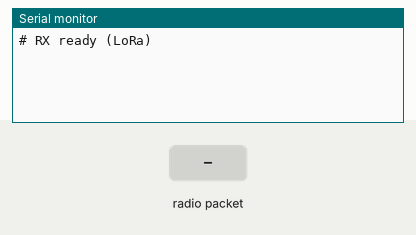
Simulated run of this sketch. Board: ESP32. Shown: the last lines printed to the serial monitor. Inputs (shaded band) come from the test bench. No radio packets arrive unless stated.

Above: at 1.7 s.
1.8 s: radio packet "8" arrives
At 2.8 s:
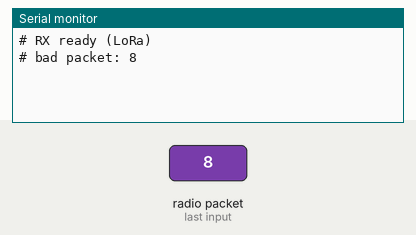
3.3 s: radio packet "5" arrives
At 3.9 s:
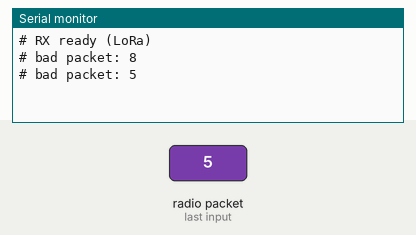

The sketch:

RX_with_pi.ino
```cpp
/*
 * RouteSense - gateway-side receiver (ESP32 + SX1278)
 * Sends one line per packet to the Raspberry Pi over USB serial (115200 baud).
 *
 * Output format (one line per packet):
 *   DATA,node,seq,lat,lon,ax,ay,az,motion,rssi,snr
 * Lines starting with '#' are debug info - the Pi ignores them.
 */
#include <SPI.h>
#include <LoRa.h>

// ---------- MODE ----------
// 1 = fake data (no TX / LoRa module needed) - for testing the Pi side
// 0 = real LoRa receive
#define FAKE_MODE 0

// ---------- LoRa pins ----------
#define L_SCK  18
#define L_MISO 19
#define L_MOSI 23
#define L_NSS  5
#define L_RST  14
#define L_DIO0 26

void emit(int node, long seq, double lat, double lon,
          float ax, float ay, float az, int motion, int rssi, float snr) {
  Serial.printf("DATA,%d,%ld,%.6f,%.6f,%.2f,%.2f,%.2f,%d,%d,%.1f\n",
                node, seq, lat, lon, ax, ay, az, motion, rssi, snr);
}

#if FAKE_MODE
// ================= FAKE DATA GENERATOR =================
#define FAKE_INTERVAL_MS 1000   // each bus reports once per interval
#define FAKE_DROP_PCT    5      // % of packets "lost" (tests loss counting on Pi)

struct FakeBus {
  double lat0, lon0, lat1, lon1;  // route end points
  float  pos;       // 0..1 along route
  float  dir;       // +1 / -1
  int    stopLeft;  // ticks left at a stop
  long   seq;
};

// Approximate routes around Moratuwa (test only). Add a line per extra bus.
FakeBus buses[] = {
  {6.7730, 79.8816, 6.7951, 79.9009, 0.0f, 1.0f, 0, 0},  // node 1: Moratuwa -> Katubedda
  {6.7951, 79.9009, 6.8018, 79.9227, 0.5f, 1.0f, 0, 0},  // node 2: Katubedda -> Piliyandala
};
const int NUM_BUSES = sizeof(buses) / sizeof(buses[0]);

float noise(float amp) { return random(-1000, 1001) / 1000.0f * amp; }

void fakeStep(int i) {
  FakeBus &b = buses[i];
  int motion;

  if (b.stopLeft > 0) {                 // waiting at a stop
    b.stopLeft--;
    motion = 0;
  } else {                              // moving
    motion = 1;
    b.pos += b.dir * 0.003f;            // ~35 km/h
    if (b.pos >= 1.0f || b.pos <= 0.0f) {
      b.pos = constrain(b.pos, 0.0f, 1.0f);
      b.dir = -b.dir;                   // turn around at terminal
      b.stopLeft = 15;
    } else if (random(100) < 3) {
      b.stopLeft = random(5, 11);       // random bus stop
    }
  }

  double lat = b.lat0 + (b.lat1 - b.lat0) * b.pos + noise(0.00003);  // ~3 m GPS jitter
  double lon = b.lon0 + (b.lon1 - b.lon0) * b.pos + noise(0.00003);

  float a = motion ? 0.35f : 0.02f;     // vibration level
  float ax = noise(a), ay = noise(a), az = 1.0f + noise(a);

  int   rssi = -70 - random(0, 31);     // -70 .. -100 dBm
  float snr  = 10.0f - random(0, 151) / 10.0f;  // 10 .. -5 dB

  long seq = b.seq++;
  if (random(100) < FAKE_DROP_PCT) {
    Serial.printf("# node %d seq %ld dropped (simulated)\n", i + 1, seq);
    return;
  }
  emit(i + 1, seq, lat, lon, ax, ay, az, motion, rssi, snr);
}
#endif

void setup() {
  Serial.begin(115200);
  delay(500);

#if FAKE_MODE
  randomSeed(esp_random());
  Serial.println("# RX ready (FAKE MODE)");
#else
  SPI.begin(L_SCK, L_MISO, L_MOSI, L_NSS);
  LoRa.setPins(L_NSS, L_RST, L_DIO0);
  if (!LoRa.begin(433E6)) {
    Serial.println("# LoRa init failed");
    while (1) delay(1000);
  }
  LoRa.setSpreadingFactor(7);
  LoRa.setSignalBandwidth(125E3);
  LoRa.setSyncWord(0x12);
  LoRa.enableCrc();                     // drop corrupted packets (enable on TX too)
  Serial.println("# RX ready (LoRa)");
#endif
}

void loop() {
#if FAKE_MODE
  static uint32_t last = 0;
  if (millis() - last >= FAKE_INTERVAL_MS) {
    last = millis();
    for (int i = 0; i < NUM_BUSES; i++) fakeStep(i);
  }
#else
  int size = LoRa.parsePacket();
  if (!size) return;

  String msg = "";
  while (LoRa.available()) msg += (char)LoRa.read();
  int   rssi = LoRa.packetRssi();
  float snr  = LoRa.packetSnr();

  int node, motion;
  long seq;
  double lat = 0, lon = 0;
  float ax, ay, az;

  // New format: id,seq,lat,lon,ax,ay,az,motion
  if (sscanf(msg.c_str(), "%d,%ld,%lf,%lf,%f,%f,%f,%d",
             &node, &seq, &lat, &lon, &ax, &ay, &az, &motion) == 8) {
    // ok
  }
  // Current node_check.ino format: seq,ax,ay,az,motion (no id, no GPS)
  else if (sscanf(msg.c_str(), "%ld,%f,%f,%f,%d",
                  &seq, &ax, &ay, &az, &motion) == 5) {
    node = 1;
    lat = lon = 0;                      // 0,0 = no GPS fix
  } else {
    Serial.printf("# bad packet: %s\n", msg.c_str());
    return;
  }
  emit(node, seq, lat, lon, ax, ay, az, motion, rssi, snr);
#endif
}
```

Measured:
- after the input at 1.8 s, the serial monitor: prints a new line at once (image 1)
- after the input at 3.3 s, the serial monitor: prints a new line at once (image 2)
